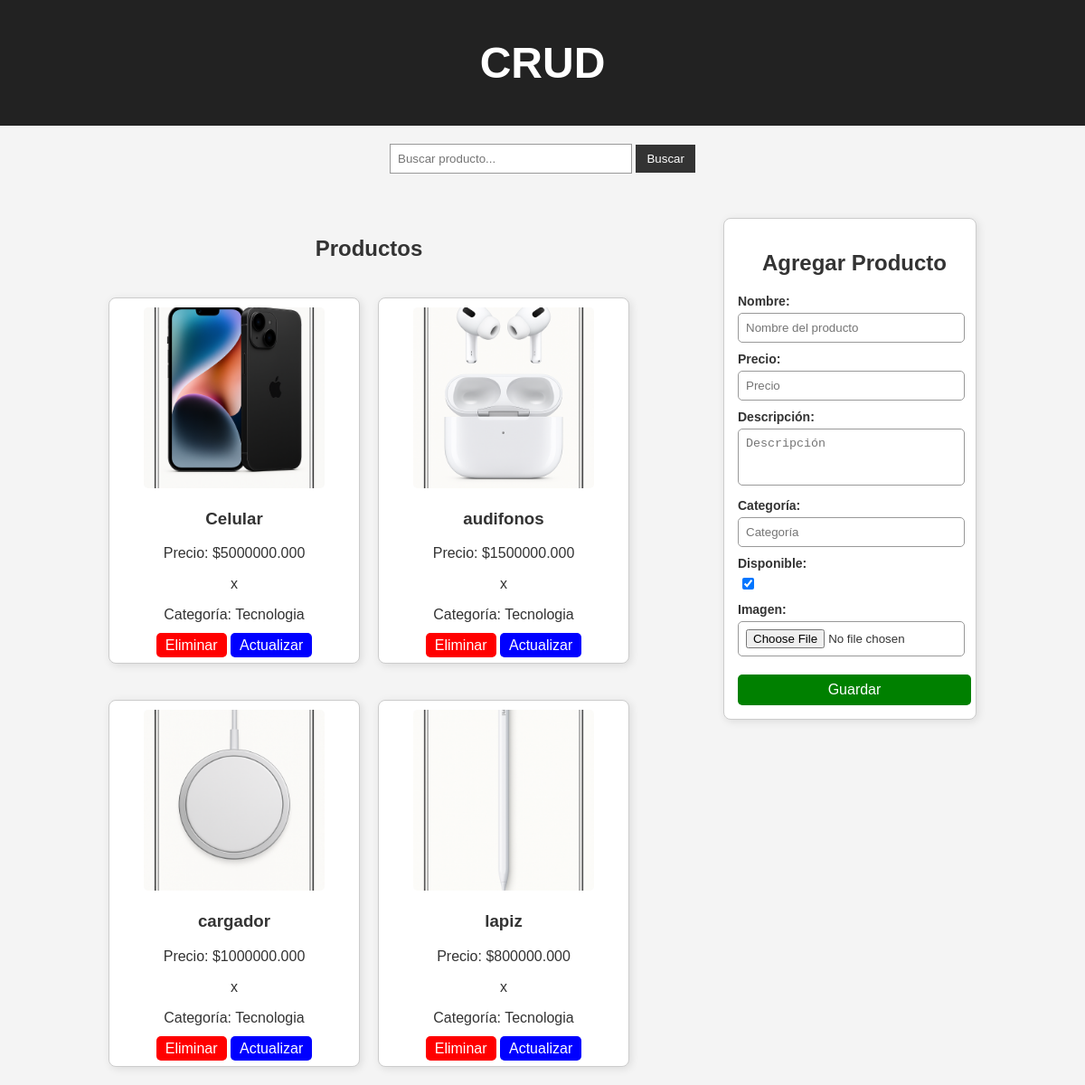
The page / on the database its author committed.
### Crud/models.py (models this page shows, shortened)
class Producto(models.Model):
    nombre = models.CharField(max_length=250)
    precio = models.DecimalField(max_digits=10, decimal_places=3)
    descripcion = models.TextField()
    categoria = models.CharField(max_length=100)
    disponible = models.BooleanField(default=True)
    imagen = models.ImageField(upload_to='productos/', null=True, blank=True)

### Crud/views.py (the view)
# urls.py: path('' , views.tienda, name='tienda'),
def tienda(request):
    query = request.GET.get('q', '')
    productos = Producto.objects.all()
    form = ProductoForm()
    if query:
        productos = productos.filter(nombre__icontains=query)
    if request.method == 'POST':
         form = ProductoForm(request.POST, request.FILES)
         if form.is_valid():
            form.save()
            return redirect("tienda")
    return render(request, 'index.html', {'productos': productos, "form":form, 'query': query})

### Crud/forms.py
class ProductoForm(forms.ModelForm):
    class Meta:
        model = Producto
        fields = ["nombre", "precio", "descripcion", "categoria", "disponible", "imagen"]
        widgets = {
             "nombre": forms.TextInput(attrs={"class": "form-input", "placeholder": "Nombre del producto", "required": True}),
             "precio": forms.NumberInput(attrs={"class": "form-input", "placeholder": "Precio", "required": True}),
             "descripcion": forms.Textarea(attrs={"class": "form-textarea", "rows": 3, "placeholder": "Descripción", "required": True}),
             "categoria": forms.TextInput(attrs={"class": "form-input", "placeholder": "Categoría", "required": True}),
             "disponible": forms.CheckboxInput(attrs={"class": "form-checkbox", "required": True}),
             "imagen": forms.ClearableFileInput(attrs={"class": "form-file"}),
         }

### Crud/templates/index.html (shortened to what this page needs)
{% load static %}
<!DOCTYPE html>
<html lang="es">
<head>
    <link rel="stylesheet" href="{% static 'styles.css' %}">
</head>
<body>
    <header>
        <h1>CRUD</h1>
    </header>
    <main>
        <section class="buscar">
            <form method="GET">
                <input type="text" id="inputbusqueda" name="q" placeholder="Buscar producto..." value="{{query}}">
                <button type="submit">Buscar</button>
            </form>
        </section>
        <div class="container">
            <div class="productos">
                <h2>Productos</h2>
                {% if productos %}
                    {% for producto in productos %}
                    <div class="producto">
                        <img src="{{ producto.imagen.url }}" alt="{{ producto.nombre }}">
                        <h3>{{ producto.nombre }}</h3>
                        <p>Precio: ${{ producto.precio }}</p>
                        <p>{{ producto.descripcion }}</p>
                        <p>Categoría: {{ producto.categoria }}</p>
                        <a class="eliminar" href="{% url 'eliminar' producto.id %}">Eliminar</a>
                        <a class="actualizar" href="{% url 'actualizar' producto.id %}">Actualizar</a>
                    </div>
                    {% endfor %}
                {%else%}
                    <p>No se han encontrado productos...</p>
                {% endif %}
            </div>
            <div class="form-container">
                <h2>Agregar Producto</h2>
                <form method="POST" enctype="multipart/form-data">
                    <div class="form-group">
                        <label for="{{ form.nombre.id_for_label }}">Nombre:</label>
                        {{ form.nombre }}
                    </div>
                    <div class="form-group">
                        <label for="{{ form.precio.id_for_label }}">Precio:</label>
                        {{ form.precio }}
                    </div>
                    <div class="form-group">
                        <label for="{{ form.descripcion.id_for_label }}">Descripción:</label>
                        {{ form.descripcion }}
                    </div>
                    <div class="form-group">
                        <label for="{{ form.categoria.id_for_label }}">Categoría:</label>
                        {{ form.categoria }}
                    </div>
                    <div class="form-group">
                        <label for="{{ form.disponible.id_for_label }}">Disponible:</label>
                        {{ form.disponible }}
                    </div>
                    <div class="form-group">
                        <label for="{{ form.imagen.id_for_label }}">Imagen:</label>
                        {{ form.imagen }}
                    </div>
                    <button type="submit" class="btn-submit">Guardar</button>
                </form>
            </div>
        </div>
    </main>
</body>
</html>
{% load static %}

### Crud/static/styles.css (style rules this page uses)
body { font-family: Arial, sans-serif; background-color: #f4f4f4; color: #333; margin: 0; padding: 0; display: flex; flex-direction: column; align-items: center; }
header { background-color: #222; color: white; text-align: center; padding: 10px; font-size: 24px; width: 100%; }
main { display: flex; justify-content: space-between; align-items: flex-start; flex-wrap: wrap; width: 80%; margin-top: 20px; gap: 16%; }
.buscar { width: 100%; text-align: center; margin-bottom: 20px; padding-bottom: 3%; }
.buscar input { padding: 8px; width: 250px; border: 1px solid #999; }
.buscar button { padding: 8px 12px; background-color: #333; color: white; border: none; cursor: pointer; }
.container { display: flex; align-items: flex-start; flex-wrap: wrap; gap: 20px; width: 100%; justify-content: space-between; }
.productos { display: flex; flex-wrap: wrap; gap: 20px; flex-grow: 1; justify-content: flex-start; max-width: 60%; align-items: stretch; }
.productos h2 { width: 100%; text-align: center; margin-bottom: 20px; }
.producto { flex: 1 1 calc(33.33% - 20px); background: white; padding: 10px; border: 1px solid #ccc; text-align: center; width: 200px; margin-bottom: 20px; border-radius: 8px; box-shadow: 2px 2px 10px rgba(0, 0, 0, 0.1); }
.producto img { max-width: 100%; width: 200px; height: 200px; object-fit: cover; border-radius: 5px; }
.producto a { margin-top: 5px; padding: 5px 10px; border: none; cursor: pointer; text-decoration: none; }
.eliminar { background-color: red; color: white; border-radius: 5px; }
.actualizar { background-color: blue; color: white; border-radius: 5px; }
.form-container { width: 300px; background: white; padding: 15px; padding-right: 5px; border: 1px solid #ccc; margin-left: 20px; text-align: center; border-radius: 8px; box-sizing: border-box; box-shadow: 2px 2px 10px rgba(0, 0, 0, 0.1); width: 28%; min-width: 280px; flex-shrink: 0; }
.form-group { margin-bottom: 10px; text-align: left; padding-right: 25px; }
.form-group label { font-weight: bold; font-size: 14px; display: block; margin-bottom: 5px; }
.form-input, .form-textarea, .form-select, .form-file { width: 100%; padding: 8px; border: 1px solid #999; border-radius: 5px; max-width: 100%; }
.form-textarea { resize: none; }
.form-checkbox { width: auto; margin-left: 5px; }
.btn-submit { width: 100%; padding: 8px; margin-top: 10px; border: none; cursor: pointer; background-color: green; color: white; font-size: 16px; border-radius: 5px; }

### rows shown on the page
Producto: imagen (picture), nombre "Celular", precio "5000000.000", descripcion "x", categoria "Tecnologia"
Producto: imagen (picture), nombre "audifonos", precio "1500000.000", descripcion "x", categoria "Tecnologia"
Producto: imagen (picture), nombre "cargador", precio "1000000.000", descripcion "x", categoria "Tecnologia"
Producto: imagen (picture), nombre "lapiz", precio "800000.000", descripcion "x", categoria "Tecnologia"
